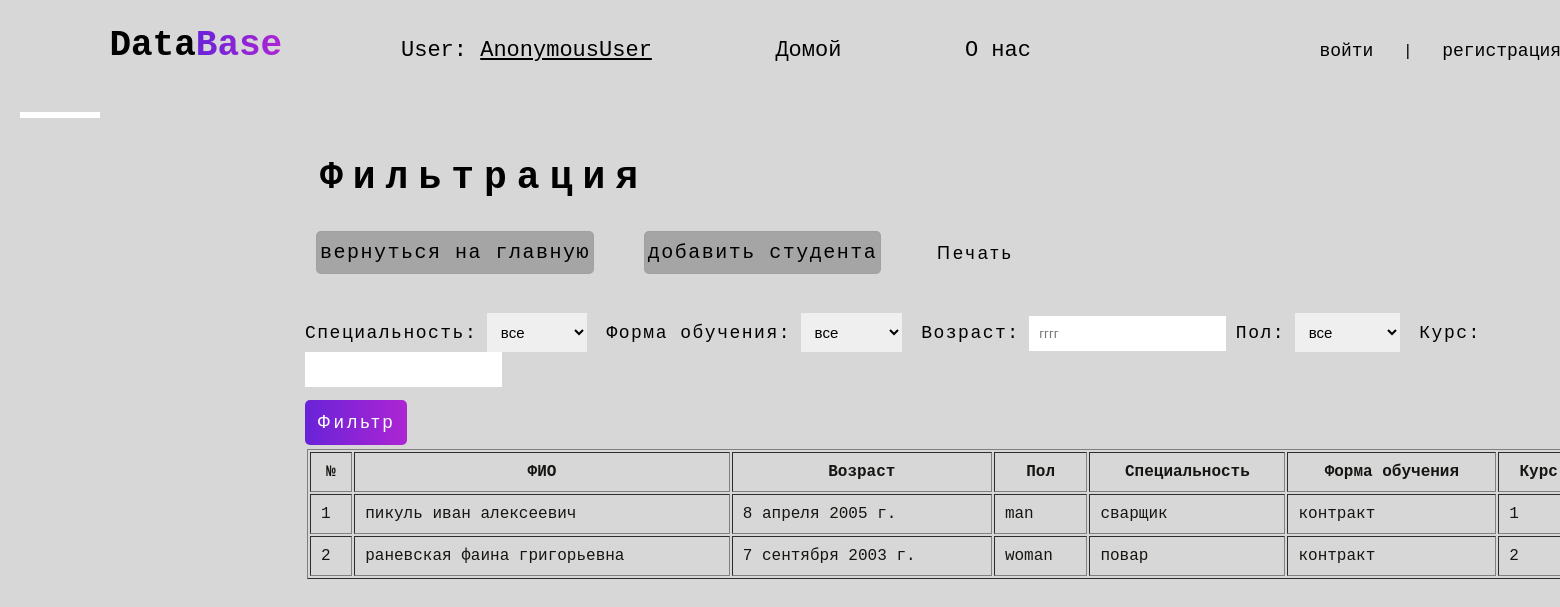
The app's page /db/student/filter/ with its own data.
### student_db/models.py (models this page shows, shortened)
class Student(models.Model):
    name = models.CharField(max_length=50)
    middle_name = models.CharField(max_length=50)
    last_name = models.CharField(max_length=50)
    sex = models.CharField(max_length=50, choices=[('man', 'мужчина'), ('woman', 'женщина')], default='')
    age = models.DateField('data')
    phone = models.CharField(max_length=20)
    address = models.CharField(max_length=100)
    speciality = models.ForeignKey(Speciality, on_delete=models.CASCADE, null=True)
    course = models.CharField(max_length=50, choices=[('1', '1'), ('2', '2')], default='1', null=True)
    form_education = models.CharField(max_length=50, choices=[('контракт', 'контракт'), ('бюджет', 'бюджет')])

class Speciality(models.Model):
    name = models.CharField(max_length=100)
    teacher = models.ForeignKey(Teacher, on_delete=models.CASCADE, null=True)
    course = models.CharField(max_length=50, choices=[("два года", "два года"),
                                                      ("три месяца", "три месяца"),
                                                      ("год (после 9)", "год (после 9)"),
                                                      ("год (после 9 и 11)", "год (после 9 и 11)")],
                              unique=True, null=True)
    education_form = models.CharField(max_length=50, choices=[('контракт', 'контракт'), ('бюджет', 'бюджет')])
    for_edu = models.CharField(max_length=10, choices=[('9', '9'), ('11', '11'), ('9 и 11', '9 и 11')], null=True)
    def __str__(self):
        return self.name

### student_db/views.py (the view, shortened to what this page needs)
# urls.py: path('student/filter/', views.student_filter, name='student_filter'),
def student_filter(request):
    specialities = Speciality.objects.all()
    students = Student.objects.all()
    return render(request, 'student_db/student_filter.html', {'students': students, 'specialities': specialities})

### student_db/templates/student_db/student_filter.html (shortened to what this page needs)
{% extends 'db.html' %}
{% load static %}
{% block content %}
<link rel="stylesheet" href="{% static 'css/filter.css' %}">
<main class="main">
    <div class="func">
       <h1>Фильтрация</h1>
        <div class="btn">
            <a class="button" href="{% url 'student:student_list' %}">вернуться на главную</a>
            <a class="button" href="{% url 'student:student_create' %}">добавить студента</a>
            <button class="print" id="printButton">Печать</button>
        </div>
        <form class="filter" method="POST">
            <label for="speciality">Специальность:</label>
            <select id="speciality" name="speciality">
                <option value="">все</option>
            </select>
            <label for="form_education">Форма обучения:</label>
            <select id="form_education" name="form_education">
                <option value="">все</option>
            </select>
                <label for="age">Возраст:</label>
                <input type="number" id="age" name="age" placeholder="гггг">
            <label for="sex">Пол:</label>
            <select id="sex" name="sex">
                <option value="">все</option>
            </select>
            <label for="course">Курс:</label>
            <input type="number" id="course" name="course">
            <br>
            <button type="submit">Фильтр</button>
        </form>
    </div>
{% if students %}
   <table border="1">
       <tr>
           <th>№</th>
           <th>ФИО</th>
           <th>Возраст</th>
           <th>Пол</th>
           <th>Специальность</th>
           <th>Форма обучения</th>
           <th>Курс</th>
       </tr>
       {% for student in students %}
           <tr>
               <td>{{ forloop.counter }}</td>
               <td>{{ student.middle_name }} {{ student.name }} {{ student.last_name }}</td>
               <td>{{ student.age }}</td>
               <td>{{ student.sex }}</td>
               <td>{{ student.speciality }}</td>
               <td>{{ student.form_education }}</td>
               <td>{{ student.course }}</td>
           </tr>
       {% endfor %}
   </table>
{% else %}
    <div class="message"><p>Нет данных, удовлетворяющих заданным критериям!</p></div>
{% endif %}
</main>
{% endblock %}

### static/css/db.css (style rules this page uses)
* { margin: 0; padding: 0; box-sizing: border-box; }
body { background: #000; color: white; font-family: 'Courier New', monospace; }

### static/css/filter.css (style rules this page uses)
* { margin: 0; padding: 0; box-sizing: border-box; }
body { background: #d7d7d7; color: black; font-family: 'Courier New', monospace; }
body { margin: 0; padding: 0; box-sizing: border-box; }
.main { position: relative; width: 1500px; height: 90%; left: 213px; top: 16px; }
.main h1 { position: absolute; font-size: 38px; font-weight: 700; letter-spacing: 10px; padding-left: 15px; }
.func { position: relative; width: 1317px; height: 235px; top: 20px; right: 178px; }
.btn { width: 1300px; height: 148px; }
.btn .button { border: 1px solid #9f9f9fe0; padding: 9px 3px; border-radius: 5px; background: #9f9f9fe0; display: inline-block; position: relative; top: 55px; left: -9px; text-align: center; font-size: 20px; }
.btn a { margin: 20px ; color: black; font-size: 18px; font-weight: 400; letter-spacing: 1.5px; align-items: center; text-decoration: none; }
.func .print { position: absolute; display: block; left: 608px; transition-duration: .5s; top: 77px; }
.func button { background: transparent; border: none; padding: 10px 24px; font-size: 18px; font-weight: 500; letter-spacing: 3px; border-radius: 5px; transition-duration: .5s; }
.func .filter { width: 1376px; height: 107px; position: absolute; display: block; top: 157px; }
.filter label { color: #000; font-size: 18px; font-weight: 400; letter-spacing: 1.5px; }
.func .filter select, .func .filter select option { margin-right: 10px; font-size: 15px; outline: none; border: none; padding: 10px; }
.func .filter input { padding: 10px; border: none; outline: none; }
.func .filter button { font-size: 18px; border: none; padding: 12px; margin: 13px 0 10px 0; border-radius: 5px; background: linear-gradient(90deg, #6923d8, #ad25d3); color: #fff; transition-duration: .5s; }
.main table { margin: 0 auto; width: 85%; position: absolute; top: 313px; left: -176px; }
.main table th, tr, td { padding: 10px; color: #151512; }

### records on screen
Student: middle_name "пикуль", name "иван", last_name "алексеевич", age "8 апреля 2005 г.", sex "man", speciality "сварщик", form_education "контракт", course "1"
Student: middle_name "раневская", name "фаина", last_name "григорьевна", age "7 сентября 2003 г.", sex "woman", speciality "повар", form_education "контракт", course "2"

### other values on screen
{{ user }} "AnonymousUser"
